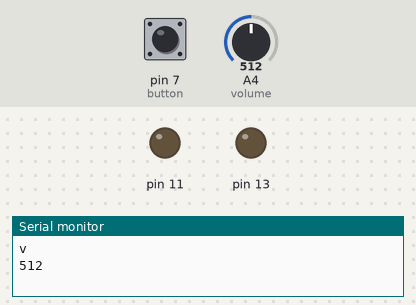
A sketch run on a simulated Arduino Uno, built with avr-gcc and run on an emulated ATmega328P. Shown: output pins drawn as LEDs (lit = HIGH), the last lines printed to the serial monitor. The test bench sets the inputs (shaded band); at power-on: A4 (volume) = 512, pin 7 (button) LOW.

Above: at 1.2 s.
1.3 s: A4 (volume) set to 791
2.8 s: A4 (volume) set to 811
4.3 s: pin 7 (button) pulled HIGH for 0.15 s
At 4.9 s:
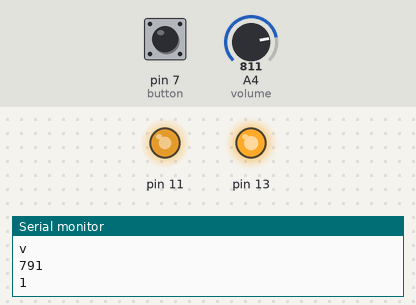
5.9 s: A4 (volume) set to 716
At 6.2 s:
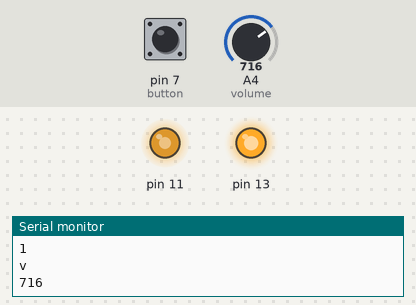
7.4 s: A4 (volume) set to 511
At 8.5 s:
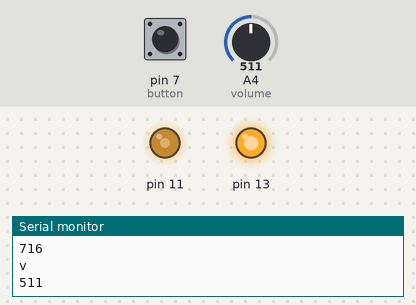
8.9 s: pin 7 (button) pulled HIGH for 1 s
At 9.6 s:
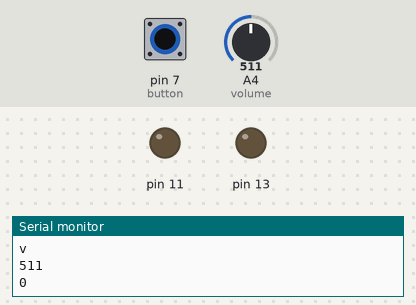
Timing chart, 0 to 11.9 s (numbered marks = the images above; inputs shaded):
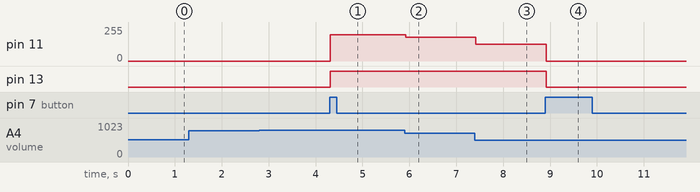

Measured:
- after the input at 2.8 s, every drawn part: stays the same
- after the input at 4.3 s, pin 11: 0/255 → 197/255 at once; pin 13: LOW → HIGH at once
- after the input at 5.9 s, pin 11: 197/255 → 179/255 at once
- after the input at 7.4 s, pin 11: 179/255 → 127/255 at once
- after the input at 8.9 s, pin 11: 127/255 → 0/255 at once; pin 13: HIGH → LOW at once

The sketch:

audio.ino
```cpp
#define button 7
#define volume A4
#define max_volume 800
#define min_volume 200

bool prev_b = 0;
bool music_state = 0;
int prev_v = 0;

void setup() {
  // put your setup code here, to run once:
  Serial.begin(9600);
  pinMode(button, INPUT);
  pinMode(volume, INPUT);
  pinMode(13, OUTPUT);
}

void loop() {
  // put your main code here, to run repeatedly:
  bool b = digitalRead(button);
  int v = analogRead(volume);
  if (music_state){
    digitalWrite(13, HIGH);
    analogWrite(11, prev_v/4);
  }
  else{
    digitalWrite(13, LOW);
     analogWrite(11, 0);
  }
  // if (music_state) digitalWrite(13, HIGH);
  // else digitalWrite(13, LOW);

  if(prev_b != b && b){
    music_state = !music_state;
    Serial.print(music_state);
    Serial.print("\n");
  }
  prev_b = b;

  if(abs(prev_v - v) > 60){
    Serial.print("v\n");
    Serial.println(v);

    if (v > max_volume && !music_state && prev_v <= max_volume){
      Serial.print("1\n");

      music_state = 1;
    }
    else if (v < min_volume && music_state && prev_v >= min_volume){
      Serial.print("0\n");

      music_state = 0;
    }
    prev_v = v;


  }

  delay(10);
}
```
